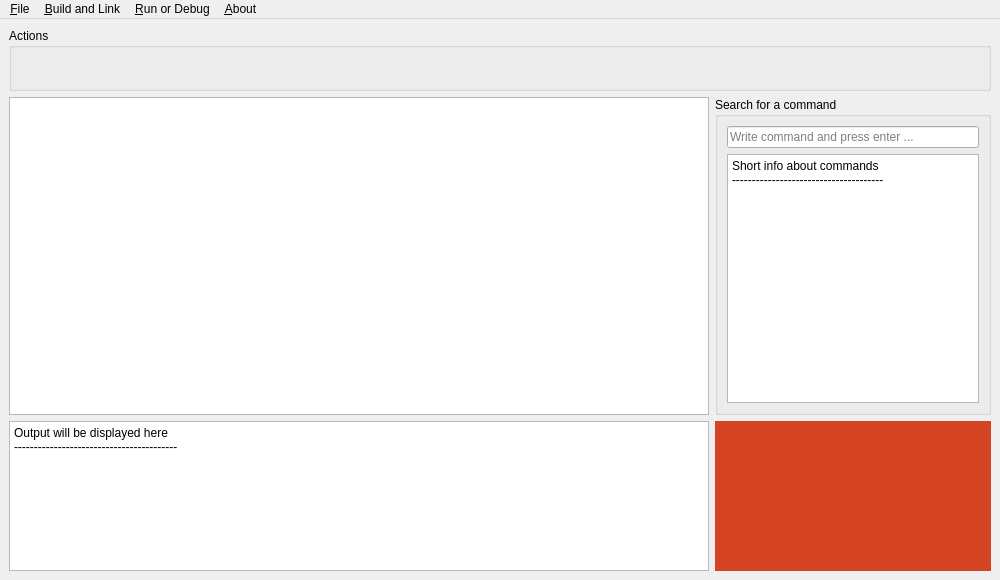
<?xml version="1.0" encoding="UTF-8"?>
<ui version="4.0">
 <class>WorkingWindow</class>
 <widget class="QMainWindow" name="WorkingWindow">
  <property name="geometry">
   <rect>
    <x>0</x>
    <y>0</y>
    <width>1000</width>
    <height>580</height>
   </rect>
  </property>
  <property name="windowTitle">
   <string>MainWindow</string>
  </property>
  <property name="windowIcon">
   <iconset resource="icons.qrc">
    <normaloff>:/new/icons/icons/simpleASM.png</normaloff>:/new/icons/icons/simpleASM.png</iconset>
  </property>
  <widget class="QWidget" name="centralwidget">
   <property name="minimumSize">
    <size>
     <width>1000</width>
     <height>0</height>
    </size>
   </property>
   <layout class="QGridLayout" name="gridLayout">
    <item row="8" column="0">
     <widget class="QTextBrowser" name="output">
      <property name="sizePolicy">
       <sizepolicy hsizetype="Preferred" vsizetype="Preferred">
        <horstretch>0</horstretch>
        <verstretch>0</verstretch>
       </sizepolicy>
      </property>
      <property name="maximumSize">
       <size>
        <width>16777215</width>
        <height>150</height>
       </size>
      </property>
      <property name="html">
       <string>&lt;!DOCTYPE HTML PUBLIC &quot;-//W3C//DTD HTML 4.0//EN&quot; &quot;http://www.w3.org/TR/REC-html40/strict.dtd&quot;&gt;
&lt;html&gt;&lt;head&gt;&lt;meta name=&quot;qrichtext&quot; content=&quot;1&quot; /&gt;&lt;style type=&quot;text/css&quot;&gt;
p, li { white-space: pre-wrap; }
&lt;/style&gt;&lt;/head&gt;&lt;body style=&quot; font-family:'Sans'; font-size:9pt; font-weight:400; font-style:normal;&quot;&gt;
&lt;p style=&quot; margin-top:0px; margin-bottom:0px; margin-left:0px; margin-right:0px; -qt-block-indent:0; text-indent:0px;&quot;&gt;Output will be displayed here&lt;/p&gt;
&lt;p style=&quot; margin-top:0px; margin-bottom:0px; margin-left:0px; margin-right:0px; -qt-block-indent:0; text-indent:0px;&quot;&gt;-----------------------------------------&lt;/p&gt;
&lt;p style=&quot;-qt-paragraph-type:empty; margin-top:0px; margin-bottom:0px; margin-left:0px; margin-right:0px; -qt-block-indent:0; text-indent:0px;&quot;&gt;&lt;br /&gt;&lt;/p&gt;&lt;/body&gt;&lt;/html&gt;</string>
      </property>
     </widget>
    </item>
    <item row="5" column="1">
     <widget class="QGroupBox" name="groupBox">
      <property name="title">
       <string>Search for a command</string>
      </property>
      <layout class="QVBoxLayout" name="verticalLayout">
       <item>
        <widget class="QLineEdit" name="commandSearch">
         <property name="placeholderText">
          <string>Write command and press enter ... </string>
         </property>
        </widget>
       </item>
       <item>
        <widget class="QTextBrowser" name="commandInfo">
         <property name="html">
          <string>&lt;!DOCTYPE HTML PUBLIC &quot;-//W3C//DTD HTML 4.0//EN&quot; &quot;http://www.w3.org/TR/REC-html40/strict.dtd&quot;&gt;
&lt;html&gt;&lt;head&gt;&lt;meta name=&quot;qrichtext&quot; content=&quot;1&quot; /&gt;&lt;style type=&quot;text/css&quot;&gt;
p, li { white-space: pre-wrap; }
&lt;/style&gt;&lt;/head&gt;&lt;body style=&quot; font-family:'Sans'; font-size:9pt; font-weight:400; font-style:normal;&quot;&gt;
&lt;p style=&quot; margin-top:0px; margin-bottom:0px; margin-left:0px; margin-right:0px; -qt-block-indent:0; text-indent:0px;&quot;&gt;Short info about commands&lt;/p&gt;
&lt;p style=&quot; margin-top:0px; margin-bottom:0px; margin-left:0px; margin-right:0px; -qt-block-indent:0; text-indent:0px;&quot;&gt;--------------------------------------&lt;/p&gt;&lt;/body&gt;&lt;/html&gt;</string>
         </property>
        </widget>
       </item>
      </layout>
     </widget>
    </item>
    <item row="1" column="0" rowspan="2" colspan="2">
     <widget class="QGroupBox" name="groupBox_2">
      <property name="title">
       <string>Actions</string>
      </property>
      <layout class="QHBoxLayout" name="horizontalLayout">
       <item>
        <widget class="QPushButton" name="saveButton">
         <property name="cursor">
          <cursorShape>OpenHandCursor</cursorShape>
         </property>
         <property name="toolTip">
          <string>&lt;html&gt;&lt;head/&gt;&lt;body&gt;&lt;p&gt;Save (Ctrl+S)&lt;/p&gt;&lt;/body&gt;&lt;/html&gt;</string>
         </property>
         <property name="styleSheet">
          <string notr="true"/>
         </property>
         <property name="text">
          <string/>
         </property>
         <property name="icon">
          <iconset resource="icons.qrc">
           <normaloff>:/new/icons/icons/save.png</normaloff>:/new/icons/icons/save.png</iconset>
         </property>
         <property name="iconSize">
          <size>
           <width>50</width>
           <height>50</height>
          </size>
         </property>
         <property name="default">
          <bool>false</bool>
         </property>
         <property name="flat">
          <bool>true</bool>
         </property>
        </widget>
       </item>
       <item>
        <widget class="QPushButton" name="buildButton">
         <property name="cursor">
          <cursorShape>OpenHandCursor</cursorShape>
         </property>
         <property name="focusPolicy">
          <enum>Qt::WheelFocus</enum>
         </property>
         <property name="toolTip">
          <string>Build and Link (Ctrl+B)
</string>
         </property>
         <property name="text">
          <string/>
         </property>
         <property name="icon">
          <iconset resource="icons.qrc">
           <normaloff>:/new/icons/icons/build.png</normaloff>:/new/icons/icons/build.png</iconset>
         </property>
         <property name="iconSize">
          <size>
           <width>50</width>
           <height>50</height>
          </size>
         </property>
         <property name="default">
          <bool>false</bool>
         </property>
         <property name="flat">
          <bool>true</bool>
         </property>
        </widget>
       </item>
       <item>
        <widget class="QPushButton" name="executeButton">
         <property name="cursor">
          <cursorShape>OpenHandCursor</cursorShape>
         </property>
         <property name="toolTip">
          <string>Execute (Ctrl+R)</string>
         </property>
         <property name="text">
          <string/>
         </property>
         <property name="icon">
          <iconset resource="icons.qrc">
           <normaloff>:/new/icons/icons/run.png</normaloff>:/new/icons/icons/run.png</iconset>
         </property>
         <property name="iconSize">
          <size>
           <width>50</width>
           <height>50</height>
          </size>
         </property>
         <property name="default">
          <bool>false</bool>
         </property>
         <property name="flat">
          <bool>true</bool>
         </property>
        </widget>
       </item>
       <item>
        <widget class="QPushButton" name="debugButton">
         <property name="cursor">
          <cursorShape>OpenHandCursor</cursorShape>
         </property>
         <property name="toolTip">
          <string>Debug (Ctrl + D)</string>
         </property>
         <property name="text">
          <string/>
         </property>
         <property name="icon">
          <iconset resource="icons.qrc">
           <normaloff>:/new/icons/icons/debug.png</normaloff>:/new/icons/icons/debug.png</iconset>
         </property>
         <property name="iconSize">
          <size>
           <width>50</width>
           <height>50</height>
          </size>
         </property>
         <property name="default">
          <bool>false</bool>
         </property>
         <property name="flat">
          <bool>true</bool>
         </property>
        </widget>
       </item>
       <item>
        <widget class="QPushButton" name="infoButton">
         <property name="cursor">
          <cursorShape>OpenHandCursor</cursorShape>
         </property>
         <property name="toolTip">
          <string>Info (Ctrl+I)</string>
         </property>
         <property name="text">
          <string/>
         </property>
         <property name="icon">
          <iconset resource="icons.qrc">
           <normaloff>:/new/icons/icons/info.png</normaloff>:/new/icons/icons/info.png</iconset>
         </property>
         <property name="iconSize">
          <size>
           <width>50</width>
           <height>50</height>
          </size>
         </property>
         <property name="default">
          <bool>false</bool>
         </property>
         <property name="flat">
          <bool>true</bool>
         </property>
        </widget>
       </item>
       <item>
        <widget class="QPushButton" name="exitButton">
         <property name="cursor">
          <cursorShape>OpenHandCursor</cursorShape>
         </property>
         <property name="toolTip">
          <string>Exit (Alt+x)</string>
         </property>
         <property name="text">
          <string/>
         </property>
         <property name="icon">
          <iconset resource="icons.qrc">
           <normaloff>:/new/icons/icons/exit.png</normaloff>:/new/icons/icons/exit.png</iconset>
         </property>
         <property name="iconSize">
          <size>
           <width>50</width>
           <height>50</height>
          </size>
         </property>
         <property name="default">
          <bool>false</bool>
         </property>
         <property name="flat">
          <bool>true</bool>
         </property>
        </widget>
       </item>
      </layout>
     </widget>
    </item>
    <item row="5" column="0">
     <widget class="QTextEdit" name="input">
      <property name="minimumSize">
       <size>
        <width>700</width>
        <height>0</height>
       </size>
      </property>
      <property name="cursor" stdset="0">
       <cursorShape>IBeamCursor</cursorShape>
      </property>
      <property name="overwriteMode">
       <bool>false</bool>
      </property>
     </widget>
    </item>
    <item row="8" column="1">
     <widget class="QWidget" name="widget" native="true">
      <property name="styleSheet">
       <string notr="true">background-color: rgb(212, 68, 34);
image: url(:/new/icons/icons/simpleASM.png);
</string>
      </property>
     </widget>
    </item>
   </layout>
   <zorder>widget</zorder>
   <zorder>output</zorder>
   <zorder>groupBox</zorder>
   <zorder>groupBox_2</zorder>
   <zorder>input</zorder>
  </widget>
  <widget class="QMenuBar" name="menuBar">
   <property name="geometry">
    <rect>
     <x>0</x>
     <y>0</y>
     <width>1000</width>
     <height>20</height>
    </rect>
   </property>
   <widget class="QMenu" name="menuFile">
    <property name="title">
     <string>&amp;File</string>
    </property>
    <addaction name="actionSave"/>
    <addaction name="separator"/>
    <addaction name="actionExit"/>
   </widget>
   <widget class="QMenu" name="menuBuild">
    <property name="title">
     <string>&amp;Build and Link</string>
    </property>
    <addaction name="actionBuild_and_Link"/>
   </widget>
   <widget class="QMenu" name="menu_Run">
    <property name="title">
     <string>&amp;Run or Debug</string>
    </property>
    <addaction name="action_Execute"/>
    <addaction name="action_Debug"/>
   </widget>
   <widget class="QMenu" name="menu_About">
    <property name="title">
     <string>&amp;About</string>
    </property>
    <addaction name="actionInfo"/>
   </widget>
   <addaction name="menuFile"/>
   <addaction name="menuBuild"/>
   <addaction name="menu_Run"/>
   <addaction name="menu_About"/>
  </widget>
  <action name="actionSave">
   <property name="text">
    <string>&amp;Save</string>
   </property>
   <property name="shortcut">
    <string>Ctrl+S</string>
   </property>
  </action>
  <action name="actionExit">
   <property name="text">
    <string>E&amp;xit</string>
   </property>
   <property name="shortcut">
    <string>Alt+X</string>
   </property>
  </action>
  <action name="actionBuild_and_Link">
   <property name="text">
    <string>Build and Link</string>
   </property>
   <property name="shortcut">
    <string>Ctrl+B</string>
   </property>
  </action>
  <action name="action_Execute">
   <property name="text">
    <string>&amp;Execute</string>
   </property>
   <property name="shortcut">
    <string>Ctrl+R</string>
   </property>
  </action>
  <action name="action_Debug">
   <property name="text">
    <string>&amp;Debug</string>
   </property>
   <property name="shortcut">
    <string>Ctrl+D</string>
   </property>
  </action>
  <action name="actionInfo">
   <property name="text">
    <string>&amp;Info</string>
   </property>
   <property name="shortcut">
    <string>Ctrl+I</string>
   </property>
  </action>
 </widget>
 <resources>
  <include location="icons.qrc"/>
 </resources>
 <connections>
  <connection>
   <sender>actionSave</sender>
   <signal>triggered()</signal>
   <receiver>saveButton</receiver>
   <slot>click()</slot>
   <hints>
    <hint type="sourcelabel">
     <x>-1</x>
     <y>-1</y>
    </hint>
    <hint type="destinationlabel">
     <x>118</x>
     <y>67</y>
    </hint>
   </hints>
  </connection>
  <connection>
   <sender>actionBuild_and_Link</sender>
   <signal>triggered()</signal>
   <receiver>buildButton</receiver>
   <slot>click()</slot>
   <hints>
    <hint type="sourcelabel">
     <x>-1</x>
     <y>-1</y>
    </hint>
    <hint type="destinationlabel">
     <x>311</x>
     <y>67</y>
    </hint>
   </hints>
  </connection>
  <connection>
   <sender>action_Execute</sender>
   <signal>triggered()</signal>
   <receiver>executeButton</receiver>
   <slot>click()</slot>
   <hints>
    <hint type="sourcelabel">
     <x>-1</x>
     <y>-1</y>
    </hint>
    <hint type="destinationlabel">
     <x>503</x>
     <y>67</y>
    </hint>
   </hints>
  </connection>
  <connection>
   <sender>action_Debug</sender>
   <signal>triggered()</signal>
   <receiver>debugButton</receiver>
   <slot>click()</slot>
   <hints>
    <hint type="sourcelabel">
     <x>-1</x>
     <y>-1</y>
    </hint>
    <hint type="destinationlabel">
     <x>696</x>
     <y>67</y>
    </hint>
   </hints>
  </connection>
  <connection>
   <sender>actionInfo</sender>
   <signal>triggered()</signal>
   <receiver>infoButton</receiver>
   <slot>click()</slot>
   <hints>
    <hint type="sourcelabel">
     <x>-1</x>
     <y>-1</y>
    </hint>
    <hint type="destinationlabel">
     <x>888</x>
     <y>67</y>
    </hint>
   </hints>
  </connection>
  <connection>
   <sender>actionExit</sender>
   <signal>triggered()</signal>
   <receiver>exitButton</receiver>
   <slot>click()</slot>
   <hints>
    <hint type="sourcelabel">
     <x>-1</x>
     <y>-1</y>
    </hint>
    <hint type="destinationlabel">
     <x>904</x>
     <y>67</y>
    </hint>
   </hints>
  </connection>
 </connections>
</ui>
